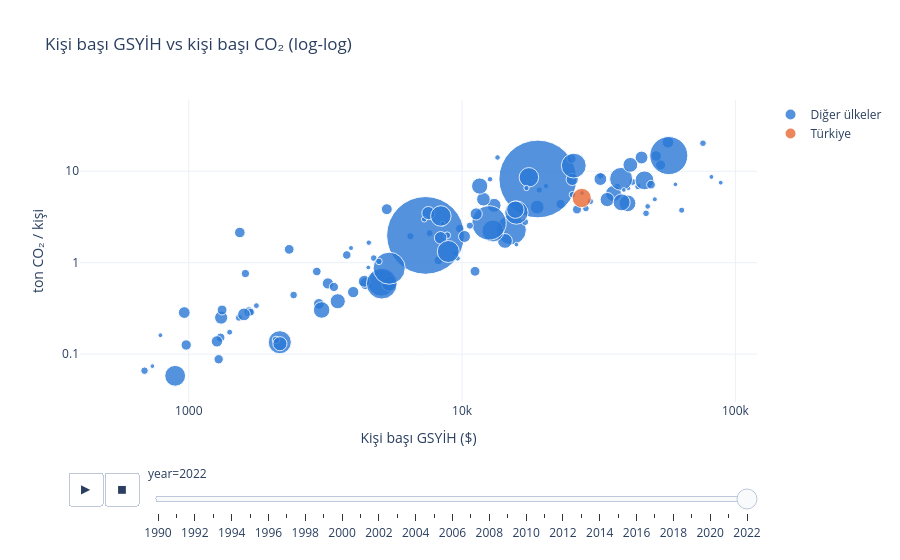

The cell this chart's notebook holds for it:
### Markdown cell above
### Zenginleştikçe ülkeler nasıl hareket etti? (animasyon)
Balon büyüklüğü = nüfus. ▶ ile oynat, bir balonun üzerine gelince ülkeyi gör.

### Code cell
b = ulkeler[ulkeler.year.between(1990, GSYIH_SON) & (ulkeler.population > 5_000_000)] \
    .dropna(subset=["gdp", "co2_per_capita"]).copy()
b["Kişi başı GSYİH ($)"] = b.gdp / b.population
b["Grup"] = np.where(b.country == "Turkey", "Türkiye", "Diğer ülkeler")

fig = px.scatter(b, x="Kişi başı GSYİH ($)", y="co2_per_capita", size="population", color="Grup",
                 hover_name="country", animation_frame="year", animation_group="country",
                 log_x=True, log_y=True, size_max=55, range_x=[400, 120_000], range_y=[0.03, 60],
                 color_discrete_map={"Türkiye": TURUNCU, "Diğer ülkeler": MAVI},
                 labels={"co2_per_capita": "ton CO₂ / kişi"},
                 title="Kişi başı GSYİH vs kişi başı CO₂ (log-log)")
fig.update_traces(marker=dict(line=dict(width=1, color="white"), opacity=0.8))
fig.update_layout(height=560, legend_title_text="")
fig.update_xaxes(dtick=1); fig.update_yaxes(dtick=1)   # log eksende sadece 10'un katları
son_kareye_git(fig)
fig.show()

### Figure 1 — Plotly figure (JSON) as saved in the notebook; plotly's stock layout.template omitted (floating-point values rounded to 4 significant figures)
{"data": [{"hovertemplate": "<b>%{hovertext}</b><br><br>Grup=Diğer ülkeler<br>year=2022<br>Kişi başı GSYİH ($)=%{x}<br>ton CO₂ / kişi=%{y}<br>population=%{marker.size}<extra></extra>", "hovertext": ["Afghanistan", "Algeria", "Angola", "Argentina", "Australia", "Austria", "Azerbaijan", "Bangladesh", "Belarus", "Belgium", "Benin", "Bolivia", "Brazil", "Bulgaria", "Burkina Faso", "Burundi", "Cambodia", "Cameroon", "Canada", "Central African Republic", "Chad", "Chile", "China", "Colombia", "Congo", "Costa Rica", "Cote d'Ivoire", "Cuba", "Czechia", "Democratic Republic of Congo", "Denmark", "Dominican Republic", "Ecuador", "Egypt", "El Salvador", "Ethiopia", "Finland", "France", "Germany", "Ghana", "Greece", "Guatemala", "Guinea", "Haiti", "Honduras", "Hong Kong", "Hungary", "India", "Indonesia", "Iran", "Iraq", "Ireland", "Israel", "Italy", "Japan", "Jordan", "Kazakhstan", "Kenya", "Kyrgyzstan", "Laos", "Lebanon", "Liberia", "Libya", "Madagascar", "Malawi", "Malaysia", "Mali", "Mexico", "Morocco", "Mozambique", "Myanmar", "Nepal", "Netherlands", "New Zealand", "Nicaragua", "Niger", "Nigeria", "North Korea", "Norway", "Pakistan", "Palestine", "Paraguay", "Peru", "Philippines", "Poland", "Portugal", "Romania", "Russia", "Rwanda", "Saudi Arabia", "Senegal", "Serbia", "Sierra Leone", "Singapore", "Slovakia", "South Africa", "South Korea", "Spain", "Sri Lanka", "Sweden", "Switzerland", "Syria", "Taiwan", "Tajikistan", "Tanzania", "Thailand", "Togo", "Tunisia", "Turkmenistan", "Uganda", "Ukraine", "United Arab Emirates", "United Kingdom", "United States", "Uzbekistan", "Venezuela", "Vietnam", "Yemen", "Zambia", "Zimbabwe"], "ids": ["Afghanistan", "Algeria", "Angola", "Argentina", "Australia", "Austria", "Azerbaijan", "Bangladesh", "Belarus", "Belgium", "Benin", "Bolivia", "Brazil", "Bulgaria", "Burkina Faso", "Burundi", "Cambodia", "Cameroon", "Canada", "Central African Republic", "Chad", "Chile", "China", "Colombia", "Congo", "Costa Rica", "Cote d'Ivoire", "Cuba", "Czechia", "Democratic Republic of Congo", "Denmark", "Dominican Republic", "Ecuador", "Egypt", "El Salvador", "Ethiopia", "Finland", "France", "Germany", "Ghana", "Greece", "Guatemala", "Guinea", "Haiti", "Honduras", "Hong Kong", "Hungary", "India", "Indonesia", "Iran", "Iraq", "Ireland", "Israel", "Italy", "Japan", "Jordan", "Kazakhstan", "Kenya", "Kyrgyzstan", "Laos", "Lebanon", "Liberia", "Libya", "Madagascar", "Malawi", "Malaysia", "Mali", "Mexico", "Morocco", "Mozambique", "Myanmar", "Nepal", "Netherlands", "New Zealand", "Nicaragua", "Niger", "Nigeria", "North Korea", "Norway", "Pakistan", "Palestine", "Paraguay", "Peru", "Philippines", "Poland", "Portugal", "Romania", "Russia", "Rwanda", "Saudi Arabia", "Senegal", "Serbia", "Sierra Leone", "Singapore", "Slovakia", "South Africa", "South Korea", "Spain", "Sri Lanka", "Sweden", "Switzerland", "Syria", "Taiwan", "Tajikistan", "Tanzania", "Thailand", "Togo", "Tunisia", "Turkmenistan", "Uganda", "Ukraine", "United Arab Emirates", "United Kingdom", "United States", "Uzbekistan", "Venezuela", "Vietnam", "Yemen", "Zambia", "Zimbabwe"], "legendgroup": "Diğer ülkeler", "marker": {"color": "#2a78d6", "line": {"color": "white", "width": 1}, "opacity": 0.8, "size": [40580000.0, 45480000.0, 35640000.0, 45410000.0, 26200000.0, 9065000.0, 10300000.0, 169400000.0, 9173000.0, 11640000.0, 13760000.0, 12080000.0, 210300000.0, 6826000.0, 22510000.0, 13320000.0, 17200000.0, 27630000.0, 38820000.0, 5098000.0, 18460000.0, 19550000.0, 1425000000.0, 51740000.0, 6035000.0, 5082000.0, 30400000.0, 11060000.0, 10670000.0, 102400000.0, 5903000.0, 11230000.0, 17820000.0, 112600000.0, 6280000.0, 125400000.0, 5569000.0, 66280000.0, 84090000.0, 33150000.0, 10410000.0, 17850000.0, 14060000.0, 11500000.0, 10460000.0, 7466000.0, 9684000.0, 1425000000.0, 278800000.0, 89520000.0, 44070000.0, 5110000.0, 9103000.0, 59620000.0, 125000000.0, 11260000.0, 20030000.0, 54250000.0, 6956000.0, 7559000.0, 5744000.0, 5373000.0, 7224000.0, 30440000.0, 20570000.0, 34700000.0, 23070000.0, 128600000.0, 37330000.0, 32660000.0, 53760000.0, 29720000.0, 17900000.0, 5132000.0, 6731000.0, 25310000.0, 223200000.0, 26330000.0, 5457000.0, 243700000.0, 5305000.0, 6760000.0, 33480000.0, 114000000.0, 38390000.0, 10420000.0, 19170000.0, 145600000.0, 13650000.0, 32180000.0, 17650000.0, 6791000.0, 8277000.0, 5650000.0, 5473000.0, 62380000.0, 51780000.0, 47830000.0, 22830000.0, 10490000.0, 8792000.0, 22460000.0, 23420000.0, 10180000.0, 64710000.0, 71740000.0, 8069000.0, 12120000.0, 7230000.0, 47310000.0, 41050000.0, 10240000.0, 68180000.0, 341500000.0, 34940000.0, 28210000.0, 99680000.0, 38220000.0, 20150000.0, 16070000.0], "sizemode": "area", "sizeref": 471500.0, "symbol": "circle"}, "mode": "markers", "name": "Diğer ülkeler", "orientation": "v", "showlegend": true, "type": "scatter", "x": [1314.0, 13100.0, 4444.0, 18830.0, 51310.0, 44000.0, 17030.0, 5066.0, 19160.0, 42060.0, 2419.0, 6472.0, 15160.0, 20270.0, 1658.0, 688.9, 3787.0, 2994.0, 45370.0, 736.0, 1307.0, 22930.0, 18920.0, 14360.0, 3924.0, 15810.0, 3996.0, 7609.0, 32130.0, 891.8, 50730.0, 17020.0, 9820.0, 12970.0, 9438.0, 2153.0, 40610.0, 40310.0, 46500.0, 4387.0, 25340.0, 8193.0, 1685.0, 1526.0, 4753.0, 47780.0, 29470.0, 7350.0, 12550.0, 17560.0, 11970.0, 60350.0, 36990.0, 35830.0, 38200.0, 8820.0, 25140.0, 3509.0, 4558.0, 7270.0, 8485.0, 787.5, 12660.0, 1268.0, 1287.0, 25290.0, 1324.0, 15810.0, 8349.0, 962.8, 5414.0, 3229.0, 49130.0, 39090.0, 4868.0, 978.9, 5084.0, 1538.0, 88390.0, 5412.0, 4538.0, 9634.0, 10210.0, 8905.0, 32070.0, 28390.0, 26330.0, 25630.0, 2085.0, 56690.0, 2941.0, 17200.0, 1411.0, 81740.0, 27470.0, 11600.0, 41280.0, 33980.0, 11160.0, 47120.0, 63620.0, 2331.0, 53280.0, 4964.0, 3063.0, 15670.0, 1768.0, 10680.0, 13490.0, 2156.0, 7532.0, 76130.0, 38360.0, 57080.0, 11260.0, 5305.0, 8365.0, 1592.0, 3398.0, 1612.0], "xaxis": "x", "y": [0.251, 4.239, 0.592, 4.047, 14.66, 6.78, 3.999, 0.603, 6.227, 7.638, 0.443, 1.945, 2.283, 6.876, 0.291, 0.066, 1.213, 0.354, 14.11, 0.074, 0.152, 4.385, 8.218, 1.729, 1.446, 1.576, 0.477, 2.103, 8.905, 0.058, 4.929, 2.78, 2.36, 2.219, 1.26, 0.135, 6.525, 4.456, 7.942, 0.626, 5.533, 1.06, 0.288, 0.25, 1.122, 4.121, 4.674, 1.986, 2.719, 8.57, 4.939, 7.177, 6.84, 5.705, 8.237, 1.992, 13.69, 0.379, 1.655, 2.983, 2.674, 0.161, 8.164, 0.138, 0.088, 8.125, 0.304, 3.528, 1.869, 0.285, 0.589, 0.593, 7.121, 6.229, 0.762, 0.126, 0.589, 2.138, 7.483, 0.87, 0.886, 1.114, 1.935, 1.325, 8.203, 3.909, 3.818, 11.51, 0.143, 20.73, 0.801, 6.547, 0.174, 8.661, 5.772, 6.874, 11.72, 4.897, 0.805, 3.465, 3.748, 1.399, 11.7, 1.033, 0.304, 3.8, 0.339, 2.54, 14.12, 0.13, 3.485, 20.22, 4.563, 14.8, 3.409, 3.843, 3.237, 0.272, 0.543, 0.761], "yaxis": "y"}, {"hovertemplate": "<b>%{hovertext}</b><br><br>Grup=Türkiye<br>year=2022<br>Kişi başı GSYİH ($)=%{x}<br>ton CO₂ / kişi=%{y}<br>population=%{marker.size}<extra></extra>", "hovertext": ["Turkey"], "ids": ["Turkey"], "legendgroup": "Türkiye", "marker": {"color": "#eb6834", "line": {"color": "white", "width": 1}, "opacity": 0.8, "size": [87060000.0], "sizemode": "area", "sizeref": 471500.0, "symbol": "circle"}, "mode": "markers", "name": "Türkiye", "orientation": "v", "showlegend": true, "type": "scatter", "x": [27410.0], "xaxis": "x", "y": [5.095], "yaxis": "y"}], "layout": {"height": 560, "legend": {"itemsizing": "constant", "title": {"text": ""}, "tracegroupgap": 0}, "sliders": [{"active": 32, "currentvalue": {"prefix": "year="}, "len": 0.9, "pad": {"b": 10, "t": 60}, "steps": [{"args": [["1990"], {"frame": {"duration": 0, "redraw": false}, "fromcurrent": true, "mode": "immediate", "transition": {"duration": 0, "easing": "linear"}}], "label": "1990", "method": "animate"}, {"args": [["1991"], {"frame": {"duration": 0, "redraw": false}, "fromcurrent": true, "mode": "immediate", "transition": {"duration": 0, "easing": "linear"}}], "label": "1991", "method": "animate"}, {"args": [["1992"], {"frame": {"duration": 0, "redraw": false}, "fromcurrent": true, "mode": "immediate", "transition": {"duration": 0, "easing": "linear"}}], "label": "1992", "method": "animate"}, {"args": [["1993"], {"frame": {"duration": 0, "redraw": false}, "fromcurrent": true, "mode": "immediate", "transition": {"duration": 0, "easing": "linear"}}], "label": "1993", "method": "animate"}, {"args": [["1994"], {"frame": {"duration": 0, "redraw": false}, "fromcurrent": true, "mode": "immediate", "transition": {"duration": 0, "easing": "linear"}}], "label": "1994", "method": "animate"}, {"args": [["1995"], {"frame": {"duration": 0, "redraw": false}, "fromcurrent": true, "mode": "immediate", "transition": {"duration": 0, "easing": "linear"}}], "label": "1995", "method": "animate"}, {"args": [["1996"], {"frame": {"duration": 0, "redraw": false}, "fromcurrent": true, "mode": "immediate", "transition": {"duration": 0, "easing": "linear"}}], "label": "1996", "method": "animate"}, {"args": [["1997"], {"frame": {"duration": 0, "redraw": false}, "fromcurrent": true, "mode": "immediate", "transition": {"duration": 0, "easing": "linear"}}], "label": "1997", "method": "animate"}, {"args": [["1998"], {"frame": {"duration": 0, "redraw": false}, "fromcurrent": true, "mode": "immediate", "transition": {"duration": 0, "easing": "linear"}}], "label": "1998", "method": "animate"}, {"args": [["1999"], {"frame": {"duration": 0, "redraw": false}, "fromcurrent": true, "mode": "immediate", "transition": {"duration": 0, "easing": "linear"}}], "label": "1999", "method": "animate"}, {"args": [["2000"], {"frame": {"duration": 0, "redraw": false}, "fromcurrent": true, "mode": "immediate", "transition": {"duration": 0, "easing": "linear"}}], "label": "2000", "method": "animate"}, {"args": [["2001"], {"frame": {"duration": 0, "redraw": false}, "fromcurrent": true, "mode": "immediate", "transition": {"duration": 0, "easing": "linear"}}], "label": "2001", "method": "animate"}, {"args": [["2002"], {"frame": {"duration": 0, "redraw": false}, "fromcurrent": true, "mode": "immediate", "transition": {"duration": 0, "easing": "linear"}}], "label": "2002", "method": "animate"}, {"args": [["2003"], {"frame": {"duration": 0, "redraw": false}, "fromcurrent": true, "mode": "immediate", "transition": {"duration": 0, "easing": "linear"}}], "label": "2003", "method": "animate"}, {"args": [["2004"], {"frame": {"duration": 0, "redraw": false}, "fromcurrent": true, "mode": "immediate", "transition": {"duration": 0, "easing": "linear"}}], "label": "2004", "method": "animate"}, {"args": [["2005"], {"frame": {"duration": 0, "redraw": false}, "fromcurrent": true, "mode": "immediate", "transition": {"duration": 0, "easing": "linear"}}], "label": "2005", "method": "animate"}, {"args": [["2006"], {"frame": {"duration": 0, "redraw": false}, "fromcurrent": true, "mode": "immediate", "transition": {"duration": 0, "easing": "linear"}}], "label": "2006", "method": "animate"}, {"args": [["2007"], {"frame": {"duration": 0, "redraw": false}, "fromcurrent": true, "mode": "immediate", "transition": {"duration": 0, "easing": "linear"}}], "label": "2007", "method": "animate"}, {"args": [["2008"], {"frame": {"duration": 0, "redraw": false}, "fromcurrent": true, "mode": "immediate", "transition": {"duration": 0, "easing": "linear"}}], "label": "2008", "method": "animate"}, {"args": [["2009"], {"frame": {"duration": 0, "redraw": false}, "fromcurrent": true, "mode": "immediate", "transition": {"duration": 0, "easing": "linear"}}], "label": "2009", "method": "animate"}, {"args": [["2010"], {"frame": {"duration": 0, "redraw": false}, "fromcurrent": true, "mode": "immediate", "transition": {"duration": 0, "easing": "linear"}}], "label": "2010", "method": "animate"}, {"args": [["2011"], {"frame": {"duration": 0, "redraw": false}, "fromcurrent": true, "mode": "immediate", "transition": {"duration": 0, "easing": "linear"}}], "label": "2011", "method": "animate"}, {"args": [["2012"], {"frame": {"duration": 0, "redraw": false}, "fromcurrent": true, "mode": "immediate", "transition": {"duration": 0, "easing": "linear"}}], "label": "2012", "method": "animate"}, {"args": [["2013"], {"frame": {"duration": 0, "redraw": false}, "fromcurrent": true, "mode": "immediate", "transition": {"duration": 0, "easing": "linear"}}], "label": "2013", "method": "animate"}, {"args": [["2014"], {"frame": {"duration": 0, "redraw": false}, "fromcurrent": true, "mode": "immediate", "transition": {"duration": 0, "easing": "linear"}}], "label": "2014", "method": "animate"}, {"args": [["2015"], {"frame": {"duration": 0, "redraw": false}, "fromcurrent": true, "mode": "immediate", "transition": {"duration": 0, "easing": "linear"}}], "label": "2015", "method": "animate"}, {"args": [["2016"], {"frame": {"duration": 0, "redraw": false}, "fromcurrent": true, "mode": "immediate", "transition": {"duration": 0, "easing": "linear"}}], "label": "2016", "method": "animate"}, {"args": [["2017"], {"frame": {"duration": 0, "redraw": false}, "fromcurrent": true, "mode": "immediate", "transition": {"duration": 0, "easing": "linear"}}], "label": "2017", "method": "animate"}, {"args": [["2018"], {"frame": {"duration": 0, "redraw": false}, "fromcurrent": true, "mode": "immediate", "transition": {"duration": 0, "easing": "linear"}}], "label": "2018", "method": "animate"}, {"args": [["2019"], {"frame": {"duration": 0, "redraw": false}, "fromcurrent": true, "mode": "immediate", "transition": {"duration": 0, "easing": "linear"}}], "label": "2019", "method": "animate"}, {"args": [["2020"], {"frame": {"duration": 0, "redraw": false}, "fromcurrent": true, "mode": "immediate", "transition": {"duration": 0, "easing": "linear"}}], "label": "2020", "method": "animate"}, {"args": [["2021"], {"frame": {"duration": 0, "redraw": false}, "fromcurrent": true, "mode": "immediate", "transition": {"duration": 0, "easing": "linear"}}], "label": "2021", "method": "animate"}, {"args": [["2022"], {"frame": {"duration": 0, "redraw": false}, "fromcurrent": true, "mode": "immediate", "transition": {"duration": 0, "easing": "linear"}}], "label": "2022", "method": "animate"}], "x": 0.1, "xanchor": "left", "y": 0, "yanchor": "top"}], "title": {"text": "Kişi başı GSYİH vs kişi başı CO₂ (log-log)"}, "updatemenus": [{"buttons": [{"args": [null, {"frame": {"duration": 500, "redraw": false}, "fromcurrent": true, "mode": "immediate", "transition": {"duration": 500, "easing": "linear"}}], "label": "&#9654;", "method": "animate"}, {"args": [[null], {"frame": {"duration": 0, "redraw": false}, "fromcurrent": true, "mode": "immediate", "transition": {"duration": 0, "easing": "linear"}}], "label": "&#9724;", "method": "animate"}], "direction": "left", "pad": {"r": 10, "t": 70}, "showactive": false, "type": "buttons", "x": 0.1, "xanchor": "right", "y": 0, "yanchor": "top"}], "xaxis": {"anchor": "y", "domain": [0.0, 1.0], "dtick": 1, "range": [2.602, 5.079], "title": {"text": "Kişi başı GSYİH ($)"}, "type": "log"}, "yaxis": {"anchor": "x", "domain": [0.0, 1.0], "dtick": 1, "range": [-1.523, 1.778], "title": {"text": "ton CO₂ / kişi"}, "type": "log"}}}
